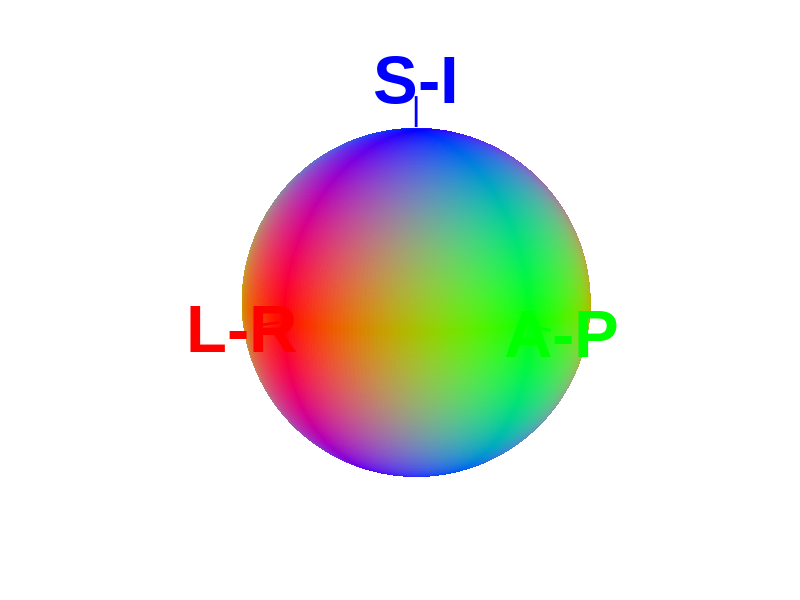

This figure's MATLAB source:
% Create a partial color-coded sphere for interpretation of fibre
% orientations.

background_color = 'w';
% xtext = 'x';
% ytext = 'y';
% ztext = 'z';
xtext = 'L-R';
ytext = 'A-P';
ztext = 'S-I';

sgnx = -1;
sgny = -1;

[X,Y,Z] = sphere(250);
if sgnx < 0;idx1 = X>0;else;idx1 = X<0;end
if sgny < 0;idx2 = Y>0;else;idx2 = Y<0;end
% idx = idx1 | idx2 | Z<0;
idx=[];
X(idx)=NaN;Y(idx)=NaN;Z(idx)=NaN;
C=cat(3,abs(X),abs(Y),abs(Z));

figure('Color',background_color)
hold on
surf(X,Y,Z,C,'EdgeColor','none')
quiver3( sgnx*1.02,0,0,sgnx*0.2,0,0,'r','LineWidth',2,'ShowArrowHead','off')
quiver3( 0,sgny*1.02,0,0,sgny*0.2,0,'g','LineWidth',2,'ShowArrowHead','off')
quiver3( 0,0,1.02,0,0,0.2,'b','LineWidth',2,'ShowArrowHead','off')
text(sgnx*1.3,0,0,xtext,'Color','r')
text(0,sgny*1.3,0,ytext,'Color','g')
text(0,0,1.3,ztext,'Color','b')
set(findobj(gca,'Type','Text'),...
    'HorizontalAlignment','center',...
    'VerticalAlignment','middle',...
    'FontSize',48,'FontWeight','bold',...
    'FontName','Arial')
axis equal tight off
set(gca,'Color',background_color)
% view(120,25)
view(-40, 10)
% view(140, 10)
material dull
set(gca,'clipping','off')